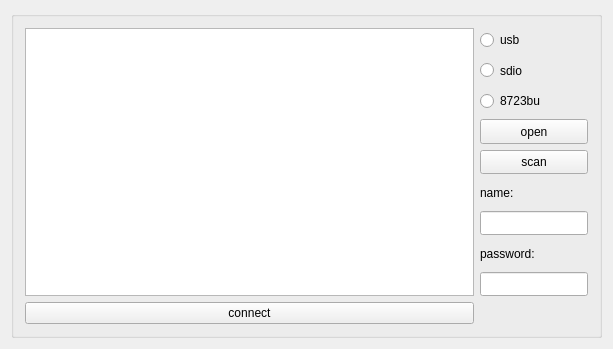
<?xml version="1.0" encoding="UTF-8"?>
<ui version="4.0">
 <class>Wifi</class>
 <widget class="QWidget" name="Wifi">
  <property name="geometry">
   <rect>
    <x>0</x>
    <y>0</y>
    <width>613</width>
    <height>349</height>
   </rect>
  </property>
  <property name="sizePolicy">
   <sizepolicy hsizetype="Preferred" vsizetype="Preferred">
    <horstretch>0</horstretch>
    <verstretch>0</verstretch>
   </sizepolicy>
  </property>
  <property name="windowTitle">
   <string>Wifi</string>
  </property>
  <layout class="QVBoxLayout" name="verticalLayout">
   <item>
    <layout class="QGridLayout" name="gridLayout">
     <item row="0" column="0">
      <widget class="QGroupBox" name="groupBox_2">
       <property name="sizePolicy">
        <sizepolicy hsizetype="Expanding" vsizetype="Expanding">
         <horstretch>0</horstretch>
         <verstretch>0</verstretch>
        </sizepolicy>
       </property>
       <property name="title">
        <string/>
       </property>
       <layout class="QVBoxLayout" name="verticalLayout_2">
        <item>
         <layout class="QGridLayout" name="gridLayout_2">
          <item row="1" column="2">
           <layout class="QVBoxLayout" name="verticalLayout_3"/>
          </item>
          <item row="0" column="2">
           <layout class="QVBoxLayout" name="verticalLayout_4">
            <item>
             <widget class="QRadioButton" name="usb">
              <property name="sizePolicy">
               <sizepolicy hsizetype="Preferred" vsizetype="Preferred">
                <horstretch>0</horstretch>
                <verstretch>0</verstretch>
               </sizepolicy>
              </property>
              <property name="text">
               <string>usb</string>
              </property>
             </widget>
            </item>
            <item>
             <widget class="QRadioButton" name="sdio">
              <property name="sizePolicy">
               <sizepolicy hsizetype="Preferred" vsizetype="Preferred">
                <horstretch>0</horstretch>
                <verstretch>0</verstretch>
               </sizepolicy>
              </property>
              <property name="text">
               <string>sdio</string>
              </property>
             </widget>
            </item>
            <item>
             <widget class="QRadioButton" name="bu8723">
              <property name="sizePolicy">
               <sizepolicy hsizetype="Preferred" vsizetype="Preferred">
                <horstretch>0</horstretch>
                <verstretch>0</verstretch>
               </sizepolicy>
              </property>
              <property name="text">
               <string>8723bu</string>
              </property>
             </widget>
            </item>
            <item>
             <widget class="QPushButton" name="pbt_open">
              <property name="sizePolicy">
               <sizepolicy hsizetype="Preferred" vsizetype="Preferred">
                <horstretch>0</horstretch>
                <verstretch>0</verstretch>
               </sizepolicy>
              </property>
              <property name="text">
               <string>open</string>
              </property>
             </widget>
            </item>
            <item>
             <widget class="QPushButton" name="pbt_scan">
              <property name="sizePolicy">
               <sizepolicy hsizetype="Preferred" vsizetype="Preferred">
                <horstretch>0</horstretch>
                <verstretch>0</verstretch>
               </sizepolicy>
              </property>
              <property name="text">
               <string>scan</string>
              </property>
             </widget>
            </item>
            <item>
             <widget class="QLabel" name="label">
              <property name="sizePolicy">
               <sizepolicy hsizetype="Preferred" vsizetype="Preferred">
                <horstretch>0</horstretch>
                <verstretch>0</verstretch>
               </sizepolicy>
              </property>
              <property name="text">
               <string>name:</string>
              </property>
             </widget>
            </item>
            <item>
             <widget class="QLineEdit" name="Edit_name">
              <property name="sizePolicy">
               <sizepolicy hsizetype="Preferred" vsizetype="Preferred">
                <horstretch>0</horstretch>
                <verstretch>0</verstretch>
               </sizepolicy>
              </property>
              <property name="text">
               <string/>
              </property>
             </widget>
            </item>
            <item>
             <widget class="QLabel" name="label_2">
              <property name="sizePolicy">
               <sizepolicy hsizetype="Preferred" vsizetype="Preferred">
                <horstretch>0</horstretch>
                <verstretch>0</verstretch>
               </sizepolicy>
              </property>
              <property name="text">
               <string>password:</string>
              </property>
             </widget>
            </item>
            <item>
             <widget class="QLineEdit" name="Edit_pass">
              <property name="sizePolicy">
               <sizepolicy hsizetype="Preferred" vsizetype="Preferred">
                <horstretch>0</horstretch>
                <verstretch>0</verstretch>
               </sizepolicy>
              </property>
              <property name="text">
               <string/>
              </property>
             </widget>
            </item>
           </layout>
          </item>
          <item row="1" column="0">
           <widget class="QPushButton" name="pbt_connect">
            <property name="sizePolicy">
             <sizepolicy hsizetype="Preferred" vsizetype="Preferred">
              <horstretch>0</horstretch>
              <verstretch>0</verstretch>
             </sizepolicy>
            </property>
            <property name="text">
             <string>connect</string>
            </property>
           </widget>
          </item>
          <item row="0" column="0">
           <widget class="QTextEdit" name="Edit_show"/>
          </item>
         </layout>
        </item>
       </layout>
      </widget>
     </item>
    </layout>
   </item>
  </layout>
 </widget>
 <layoutdefault spacing="6" margin="11"/>
 <resources/>
 <connections/>
</ui>
